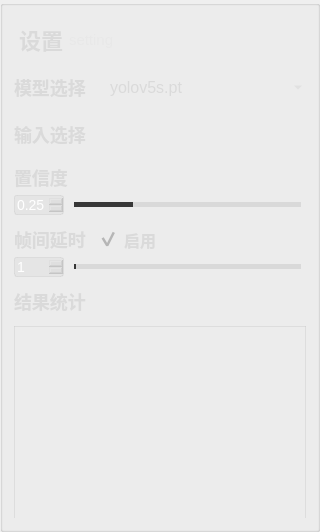
          <widget class="QGroupBox" name="groupBox_8">
           <property name="minimumSize">
            <size>
             <width>320</width>
             <height>0</height>
            </size>
           </property>
           <property name="maximumSize">
            <size>
             <width>320</width>
             <height>16777215</height>
            </size>
           </property>
           <property name="styleSheet">
            <string notr="true">#groupBox_8{
background-color: rgba(75, 75, 75, 200);
border: 0px solid #42adff;
border-radius:0px;}
</string>
           </property>
           <property name="title">
            <string/>
           </property>
           <layout class="QVBoxLayout" name="verticalLayout_8">
            <property name="spacing">
             <number>11</number>
            </property>
            <item>
             <widget class="QGroupBox" name="groupBox_2">
              <property name="minimumSize">
               <size>
                <width>0</width>
                <height>42</height>
               </size>
              </property>
              <property name="maximumSize">
               <size>
                <width>16777215</width>
                <height>42</height>
               </size>
              </property>
              <property name="styleSheet">
               <string notr="true">#groupBox_2{
border: 0px solid #42adff;
border-radius:0px;}</string>
              </property>
              <property name="title">
               <string/>
              </property>
              <layout class="QHBoxLayout" name="horizontalLayout_35">
               <property name="leftMargin">
                <number>2</number>
               </property>
               <property name="topMargin">
                <number>0</number>
               </property>
               <property name="rightMargin">
                <number>0</number>
               </property>
               <property name="bottomMargin">
                <number>0</number>
               </property>
               <item>
                <widget class="QLabel" name="label_5">
                 <property name="minimumSize">
                  <size>
                   <width>0</width>
                   <height>0</height>
                  </size>
                 </property>
                 <property name="maximumSize">
                  <size>
                   <width>16777215</width>
                   <height>40</height>
                  </size>
                 </property>
                 <property name="styleSheet">
                  <string notr="true">QLabel
{
	font-size: 22px;
	font-family: &quot;Microsoft YaHei&quot;;
	font-weight: bold;
 		border-radius:9px;
		background:rgba(66, 195, 255, 0);
color: rgb(218, 218, 218);

}
</string>
                 </property>
                 <property name="text">
                  <string>设置</string>
                 </property>
                </widget>
               </item>
               <item>
                <widget class="QLabel" name="label_27">
                 <property name="minimumSize">
                  <size>
                   <width>0</width>
                   <height>0</height>
                  </size>
                 </property>
                 <property name="maximumSize">
                  <size>
                   <width>16777215</width>
                   <height>40</height>
                  </size>
                 </property>
                 <property name="styleSheet">
                  <string notr="true">QLabel{
	font-family: &quot;DejaVu Sans Mono&quot;;
	font-size: 15px;
	color: #e8e8e8;}</string>
                 </property>
                 <property name="text">
                  <string>setting</string>
                 </property>
                </widget>
               </item>
               <item>
                <spacer name="horizontalSpacer_13">
                 <property name="orientation">
                  <enum>Qt::Horizontal</enum>
                 </property>
                 <property name="sizeHint" stdset="0">
                  <size>
                   <width>40</width>
                   <height>20</height>
                  </size>
                 </property>
                </spacer>
               </item>
              </layout>
             </widget>
            </item>
            <item>
             <layout class="QHBoxLayout" name="horizontalLayout_2">
              <item>
               <widget class="QLabel" name="label_3">
                <property name="minimumSize">
                 <size>
                  <width>0</width>
                  <height>35</height>
                 </size>
                </property>
                <property name="maximumSize">
                 <size>
                  <width>80</width>
                  <height>16777215</height>
                 </size>
                </property>
                <property name="styleSheet">
                 <string notr="true">QLabel
{
	font-size: 18px;
	font-family: &quot;Microsoft YaHei&quot;;
	font-weight: bold;
 		border-radius:9px;
		background:rgba(66, 195, 255, 0);
color: rgb(218, 218, 218);
}
</string>
                </property>
                <property name="text">
                 <string>模型选择</string>
                </property>
               </widget>
              </item>
              <item>
               <widget class="QComboBox" name="comboBox">
                <property name="minimumSize">
                 <size>
                  <width>0</width>
                  <height>35</height>
                 </size>
                </property>
                <property name="styleSheet">
                 <string notr="true">QComboBox QAbstractItemView {
font-family: &quot;Microsoft YaHei&quot;;
font-size: 16px;
background:rgba(200, 200, 200,150);
selection-background-color: rgba(200, 200, 200,50);
color: rgb(218, 218, 218);
outline:none;
border:none;}
QComboBox{
font-family: &quot;Microsoft YaHei&quot;;
font-size: 16px;
color: rgb(218, 218, 218);
border-width:0px;
border-color:white;
border-style:solid;
background-color: rgba(200, 200, 200,0);}

QComboBox::drop-down {
margin-top:8;
height:20;
background:rgba(255,255,255,0);
border-image: url(:/img/icon/下拉_白色.png);
}
</string>
                </property>
                <item>
                 <property name="text">
                  <string>yolov5s.pt</string>
                 </property>
                </item>
                <item>
                 <property name="text">
                  <string>yolov5m.pt</string>
                 </property>
                </item>
                <item>
                 <property name="text">
                  <string>yolov5l.pt</string>
                 </property>
                </item>
                <item>
                 <property name="text">
                  <string>yolov5x.pt</string>
                 </property>
                </item>
               </widget>
              </item>
             </layout>
            </item>
            <item>
             <layout class="QHBoxLayout" name="horizontalLayout_9">
              <item>
               <widget class="QLabel" name="label_10">
                <property name="maximumSize">
                 <size>
                  <width>80</width>
                  <height>16777215</height>
                 </size>
                </property>
                <property name="styleSheet">
                 <string notr="true">QLabel
{
	font-size: 18px;
	font-family: &quot;Microsoft YaHei&quot;;
	font-weight: bold;
 		border-radius:9px;
		background:rgba(66, 195, 255, 0);
color: rgb(218, 218, 218);
}
</string>
                </property>
                <property name="text">
                 <string>输入选择</string>
                </property>
               </widget>
              </item>
              <item>
               <layout class="QHBoxLayout" name="horizontalLayout_11">
                <item>
                 <widget class="QGroupBox" name="groupBox_5">
                  <property name="styleSheet">
                   <string notr="true">#groupBox_5{
background-color: rgba(48,148,243,0);
border: 0px solid #42adff;
border-left: 0px solid #d9d9d9;
border-right: 0px solid rgba(29, 83, 185, 255);
border-radius:0px;}</string>
                  </property>
                  <property name="title">
                   <string/>
                  </property>
                  <layout class="QHBoxLayout" name="horizontalLayout_8">
                   <property name="leftMargin">
                    <number>0</number>
                   </property>
                   <property name="topMargin">
                    <number>0</number>
                   </property>
                   <property name="rightMargin">
                    <number>0</number>
                   </property>
                   <property name="bottomMargin">
                    <number>0</number>
                   </property>
                   <item>
                    <widget class="QPushButton" name="fileButton">
                     <property name="minimumSize">
                      <size>
                       <width>55</width>
                       <height>28</height>
                      </size>
                     </property>
                     <property name="maximumSize">
                      <size>
                       <width>16777215</width>
                       <height>28</height>
                      </size>
                     </property>
                     <property name="toolTip">
                      <string>文件</string>
                     </property>
                     <property name="styleSheet">
                      <string notr="true">QPushButton{font-family: &quot;Microsoft YaHei&quot;;
font-size: 14px;
font-weight: bold;
color:white;
text-align: center center;
padding-left: 5px;
padding-right: 5px;
padding-top: 4px;
padding-bottom: 4px;
border-style: solid;
border-width: 0px;
border-color: rgba(255, 255, 255, 255);
border-radius: 3px;
background-color: rgba(200, 200, 200,0);}

QPushButton:focus{outline: none;}

QPushButton::pressed{font-family: &quot;Microsoft YaHei&quot;;
                     font-size: 14px;
                     font-weight: bold;
                     color:rgb(200,200,200);
                     text-align: center center;
                     padding-left: 5px;
                     padding-right: 5px;
                     padding-top: 4px;
                     padding-bottom: 4px;
                     border-style: solid;
                     border-width: 0px;
                     border-color: rgba(255, 255, 255, 255);
                     border-radius: 3px;
                     background-color:  #bf513b;}

QPushButton::disabled{font-family: &quot;Microsoft YaHei&quot;;
                     font-size: 14px;
                     font-weight: bold;
                     color:rgb(200,200,200);
                     text-align: center center;
                     padding-left: 5px;
                     padding-right: 5px;
                     padding-top: 4px;
                     padding-bottom: 4px;
                     border-style: solid;
                     border-width: 0px;
                     border-color: rgba(255, 255, 255, 255);
                     border-radius: 3px;
                     background-color:  #bf513b;}
QPushButton::hover {
border-style: solid;
border-width: 0px;
border-radius: 0px;
background-color: rgba(48,148,243,80);}</string>
                     </property>
                     <property name="text">
                      <string/>
                     </property>
                     <property name="icon">
                      <iconset resource="../apprcc.qrc">
                       <normaloff>:/img/icon/打开.png</normaloff>:/img/icon/打开.png</iconset>
                     </property>
                    </widget>
                   </item>
                   <item>
                    <widget class="QPushButton" name="cameraButton">
                     <property name="minimumSize">
                      <size>
                       <width>55</width>
                       <height>28</height>
                      </size>
                     </property>
                     <property name="maximumSize">
                      <size>
                       <width>16777215</width>
                       <height>28</height>
                      </size>
                     </property>
                     <property name="toolTip">
                      <string>相机</string>
                     </property>
                     <property name="styleSheet">
                      <string notr="true">QPushButton{font-family: &quot;Microsoft YaHei&quot;;
font-size: 14px;
font-weight: bold;
color:white;
text-align: center center;
padding-left: 5px;
padding-right: 5px;
padding-top: 4px;
padding-bottom: 4px;
border-style: solid;
border-width: 0px;
border-color: rgba(255, 255, 255, 255);
border-radius: 3px;
background-color: rgba(48,148,243,0);}

QPushButton:focus{outline: none;}

QPushButton::pressed{font-family: &quot;Microsoft YaHei&quot;;
                     font-size: 14px;
                     font-weight: bold;
                     color:rgb(200,200,200);
                     text-align: center center;
                     padding-left: 5px;
                     padding-right: 5px;
                     padding-top: 4px;
                     padding-bottom: 4px;
                     border-style: solid;
                     border-width: 0px;
                     border-color: rgba(255, 255, 255, 255);
                     border-radius: 3px;
                     background-color:  #bf513b;}

QPushButton::disabled{font-family: &quot;Microsoft YaHei&quot;;
                     font-size: 14px;
                     font-weight: bold;
                     color:rgb(200,200,200);
                     text-align: center center;
                     padding-left: 5px;
                     padding-right: 5px;
                     padding-top: 4px;
                     padding-bottom: 4px;
                     border-style: solid;
                     border-width: 0px;
                     border-color: rgba(255, 255, 255, 255);
                     border-radius: 3px;
                     background-color:  #bf513b;}
QPushButton::hover {
border-style: solid;
border-width: 0px;
border-radius: 0px;
background-color: rgba(48,148,243,80);}</string>
                     </property>
                     <property name="text">
                      <string/>
                     </property>
                     <property name="icon">
                      <iconset resource="../apprcc.qrc">
                       <normaloff>:/img/icon/摄像头开.png</normaloff>:/img/icon/摄像头开.png</iconset>
                     </property>
                    </widget>
                   </item>
                  </layout>
                 </widget>
                </item>
               </layout>
              </item>
             </layout>
            </item>
            <item>
             <layout class="QVBoxLayout" name="verticalLayout">
              <property name="spacing">
               <number>4</number>
              </property>
              <item>
               <widget class="QLabel" name="label">
                <property name="styleSheet">
                 <string notr="true">QLabel
{
	font-size: 18px;
	font-family: &quot;Microsoft YaHei&quot;;
	font-weight: bold;
 		border-radius:9px;
		background:rgba(66, 195, 255, 0);
color: rgb(218, 218, 218);
}
</string>
                </property>
                <property name="text">
                 <string>置信度</string>
                </property>
               </widget>
              </item>
              <item>
               <layout class="QHBoxLayout" name="horizontalLayout_3">
                <property name="spacing">
                 <number>5</number>
                </property>
                <item>
                 <widget class="QDoubleSpinBox" name="confSpinBox">
                  <property name="minimumSize">
                   <size>
                    <width>50</width>
                    <height>0</height>
                   </size>
                  </property>
                  <property name="maximumSize">
                   <size>
                    <width>50</width>
                    <height>16777215</height>
                   </size>
                  </property>
                  <property name="focusPolicy">
                   <enum>Qt::ClickFocus</enum>
                  </property>
                  <property name="styleSheet">
                   <string notr="true">QDoubleSpinBox{
background:rgba(200, 200, 200,50);
color:white;
font-size: 14px;
font-family: &quot;Microsoft YaHei UI&quot;;
border-style: solid;
border-width: 1px;
border-color: rgba(200, 200, 200,100);
border-radius: 3px;}

QDoubleSpinBox::down-button{
background:rgba(200, 200, 200,0);
border-image: url(:/img/icon/箭头_列表展开.png);}
QDoubleSpinBox::down-button::hover{
background:rgba(200, 200, 200,100);
border-image: url(:/img/icon/箭头_列表展开.png);}

QDoubleSpinBox::up-button{
background:rgba(200, 200, 200,0);
border-image: url(:/img/icon/箭头_列表收起.png);}
QDoubleSpinBox::up-button::hover{
background:rgba(200, 200, 200,100);
border-image: url(:/img/icon/箭头_列表收起.png);}
</string>
                  </property>
                  <property name="maximum">
                   <double>1.000000000000000</double>
                  </property>
                  <property name="singleStep">
                   <double>0.010000000000000</double>
                  </property>
                  <property name="value">
                   <double>0.250000000000000</double>
                  </property>
                 </widget>
                </item>
                <item>
                 <widget class="QSlider" name="confSlider">
                  <property name="styleSheet">
                   <string notr="true">QSlider{
border-color: #bcbcbc;
color:#d9d9d9;
}
QSlider::groove:horizontal {                                
     border: 1px solid #999999;                             
     height: 3px;                                           
    margin: 0px 0;                                         
     left: 5px; right: 5px; 
 }
QSlider::handle:horizontal {                               
     border: 0px ; 
     border-image: url(:/img/icon/圆.png);
	 width:15px;
     margin: -7px -7px -7px -7px;                  
} 
QSlider::add-page:horizontal{
background: qlineargradient(spread:pad, x1:0, y1:1, x2:0, y2:0, stop:0 #d9d9d9, stop:0.25 #d9d9d9, stop:0.5 #d9d9d9, stop:1 #d9d9d9); 

}
QSlider::sub-page:horizontal{                               
 background: qlineargradient(spread:pad, x1:0, y1:1, x2:0, y2:0, stop:0 #373737, stop:0.25 #373737, stop:0.5 #373737, stop:1 #373737);                     
}</string>
                  </property>
                  <property name="maximum">
                   <number>100</number>
                  </property>
                  <property name="value">
                   <number>25</number>
                  </property>
                  <property name="orientation">
                   <enum>Qt::Horizontal</enum>
                  </property>
                  <property name="tickPosition">
                   <enum>QSlider::NoTicks</enum>
                  </property>
                 </widget>
                </item>
               </layout>
              </item>
             </layout>
            </item>
            <item>
             <layout class="QVBoxLayout" name="verticalLayout_5">
              <property name="spacing">
               <number>4</number>
              </property>
              <item>
               <layout class="QHBoxLayout" name="horizontalLayout_14">
                <item>
                 <widget class="QLabel" name="label_8">
                  <property name="maximumSize">
                   <size>
                    <width>80</width>
                    <height>16777215</height>
                   </size>
                  </property>
                  <property name="styleSheet">
                   <string notr="true">QLabel
{
	font-size: 18px;
	font-family: &quot;Microsoft YaHei&quot;;
	font-weight: bold;
 		border-radius:9px;
		background:rgba(66, 195, 255, 0);
color: rgb(218, 218, 218);
}
</string>
                  </property>
                  <property name="text">
                   <string>帧间延时</string>
                  </property>
                 </widget>
                </item>
                <item>
                 <widget class="QCheckBox" name="checkBox">
                  <property name="styleSheet">
                   <string notr="true">
QCheckBox
{font-size: 16px;
	font-family: &quot;Microsoft YaHei&quot;;
	font-weight: bold;
 		border-radius:9px;
		background:rgba(66, 195, 255, 0);
color: rgb(218, 218, 218);;}

QCheckBox::indicator {
	width: 20px;
	height: 20px;
}
QCheckBox::indicator:unchecked {
    image: url(:/img/icon/button-off.png);
}

QCheckBox::indicator:checked {
    
    image: url(:/img/icon/button-on.png);
}
</string>
                  </property>
                  <property name="text">
                   <string>启用</string>
                  </property>
                  <property name="checked">
                   <bool>true</bool>
                  </property>
                 </widget>
                </item>
               </layout>
              </item>
              <item>
               <layout class="QHBoxLayout" name="horizontalLayout_13">
                <property name="spacing">
                 <number>5</number>
                </property>
                <item>
                 <widget class="QSpinBox" name="rateSpinBox">
                  <property name="minimumSize">
                   <size>
                    <width>50</width>
                    <height>0</height>
                   </size>
                  </property>
                  <property name="maximumSize">
                   <size>
                    <width>50</width>
                    <height>16777215</height>
                   </size>
                  </property>
                  <property name="focusPolicy">
                   <enum>Qt::ClickFocus</enum>
                  </property>
                  <property name="styleSheet">
                   <string notr="true">QSpinBox{
background:rgba(200, 200, 200,50);
color:white;
font-size: 14px;
font-family: &quot;Microsoft YaHei UI&quot;;
border-style: solid;
border-width: 1px;
border-color: rgba(200, 200, 200,100);
border-radius: 3px;}

QSpinBox::down-button{
background:rgba(200, 200, 200,0);
border-image: url(:/img/icon/箭头_列表展开.png);}
QDoubleSpinBox::down-button::hover{
background:rgba(200, 200, 200,100);
border-image: url(:/img/icon/箭头_列表展开.png);}

QSpinBox::up-button{
background:rgba(200, 200, 200,0);
border-image: url(:/img/icon/箭头_列表收起.png);}
QSpinBox::up-button::hover{
background:rgba(200, 200, 200,100);
border-image: url(:/img/icon/箭头_列表收起.png);}
</string>
                  </property>
                  <property name="minimum">
                   <number>1</number>
                  </property>
                  <property name="maximum">
                   <number>20</number>
                  </property>
                  <property name="singleStep">
                   <number>1</number>
                  </property>
                  <property name="value">
                   <number>1</number>
                  </property>
                 </widget>
                </item>
                <item>
                 <widget class="QSlider" name="rateSlider">
                  <property name="styleSheet">
                   <string notr="true">QSlider{
border-color: #bcbcbc;
color:#d9d9d9;
}
QSlider::groove:horizontal {                                
     border: 1px solid #999999;                             
     height: 3px;                                           
    margin: 0px 0;                                         
     left: 5px; right: 5px; 
 }
QSlider::handle:horizontal {                               
     border: 0px ; 
     border-image: url(:/img/icon/圆.png);
	 width:15px;
     margin: -7px -7px -7px -7px;                  
} 
QSlider::add-page:horizontal{
background: qlineargradient(spread:pad, x1:0, y1:1, x2:0, y2:0, stop:0 #d9d9d9, stop:0.25 #d9d9d9, stop:0.5 #d9d9d9, stop:1 #d9d9d9); 

}
QSlider::sub-page:horizontal{                               
 background: qlineargradient(spread:pad, x1:0, y1:1, x2:0, y2:0, stop:0 #373737, stop:0.25 #373737, stop:0.5 #373737, stop:1 #373737);                     
}</string>
                  </property>
                  <property name="minimum">
                   <number>1</number>
                  </property>
                  <property name="maximum">
                   <number>20</number>
                  </property>
                  <property name="singleStep">
                   <number>1</number>
                  </property>
                  <property name="pageStep">
                   <number>1</number>
                  </property>
                  <property name="value">
                   <number>1</number>
                  </property>
                  <property name="orientation">
                   <enum>Qt::Horizontal</enum>
                  </property>
                  <property name="tickPosition">
                   <enum>QSlider::NoTicks</enum>
                  </property>
                 </widget>
                </item>
               </layout>
              </item>
             </layout>
            </item>
            <item>
             <layout class="QVBoxLayout" name="verticalLayout_7">
              <item>
               <widget class="QLabel" name="label_11">
                <property name="styleSheet">
                 <string notr="true">QLabel
{
	font-size: 18px;
	font-family: &quot;Microsoft YaHei&quot;;
	font-weight: bold;
 		border-radius:9px;
		background:rgba(66, 195, 255, 0);
color: rgb(218, 218, 218);
}
</string>
                </property>
                <property name="text">
                 <string>结果统计</string>
                </property>
               </widget>
              </item>
              <item>
               <widget class="QListWidget" name="resultWidget">
                <property name="styleSheet">
                 <string notr="true">QListWidget{
background-color: rgba(12, 28, 77, 0);
border: 1px solid rgba(200, 200, 200,100);
border-bottom: 0px solid rgba(200, 200, 200,100);
border-radius:0px;
font-family: &quot;Microsoft YaHei&quot;;
font-size: 16px;
color: rgb(218, 218, 218);
}
</string>
                </property>
               </widget>
              </item>
             </layout>
            </item>
           </layout>
          </widget>
